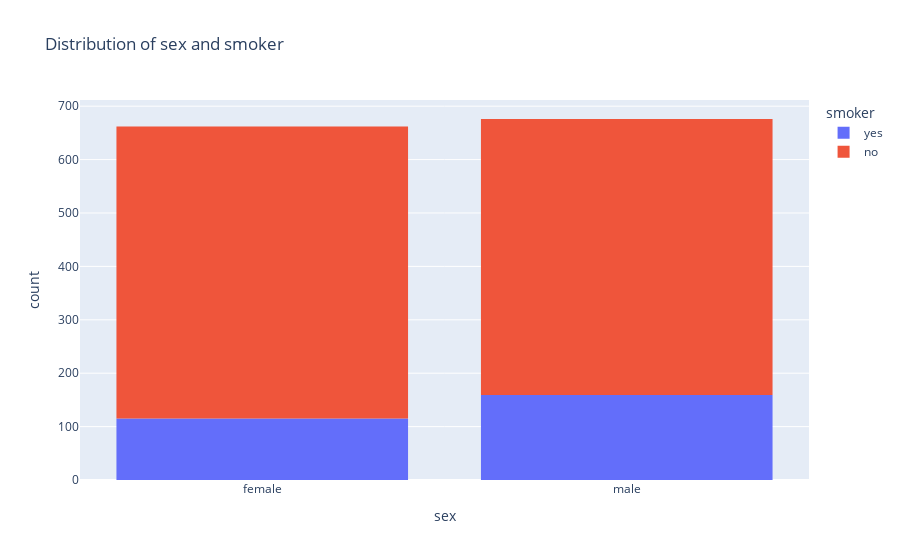

The notebook cell saved with this chart:
### Code cell
fig = px.histogram(data_frame = df_raw, x = 'sex', color = 'smoker', title = 'Distribution of sex and smoker')
fig.show()

### Figure 1 — Plotly figure (JSON) as saved in the notebook; plotly's stock layout.template omitted (floating-point values rounded to 4 significant figures; data arrays with more than 128 entries replaced by an {"elided": "..."} marker saying what was removed)
{"data": [{"alignmentgroup": "True", "bingroup": "x", "hovertemplate": "smoker=yes<br>sex=%{x}<br>count=%{y}<extra></extra>", "legendgroup": "yes", "marker": {"color": "#636efa", "pattern": {"shape": ""}}, "name": "yes", "offsetgroup": "yes", "orientation": "v", "showlegend": true, "type": "histogram", "x": {"elided": "274 str values"}, "xaxis": "x", "yaxis": "y"}, {"alignmentgroup": "True", "bingroup": "x", "hovertemplate": "smoker=no<br>sex=%{x}<br>count=%{y}<extra></extra>", "legendgroup": "no", "marker": {"color": "#EF553B", "pattern": {"shape": ""}}, "name": "no", "offsetgroup": "no", "orientation": "v", "showlegend": true, "type": "histogram", "x": {"elided": "1064 str values"}, "xaxis": "x", "yaxis": "y"}], "layout": {"barmode": "relative", "legend": {"title": {"text": "smoker"}, "tracegroupgap": 0}, "title": {"text": "Distribution of sex and smoker"}, "xaxis": {"anchor": "y", "domain": [0, 1], "title": {"text": "sex"}}, "yaxis": {"anchor": "x", "domain": [0, 1], "title": {"text": "count"}}}}
